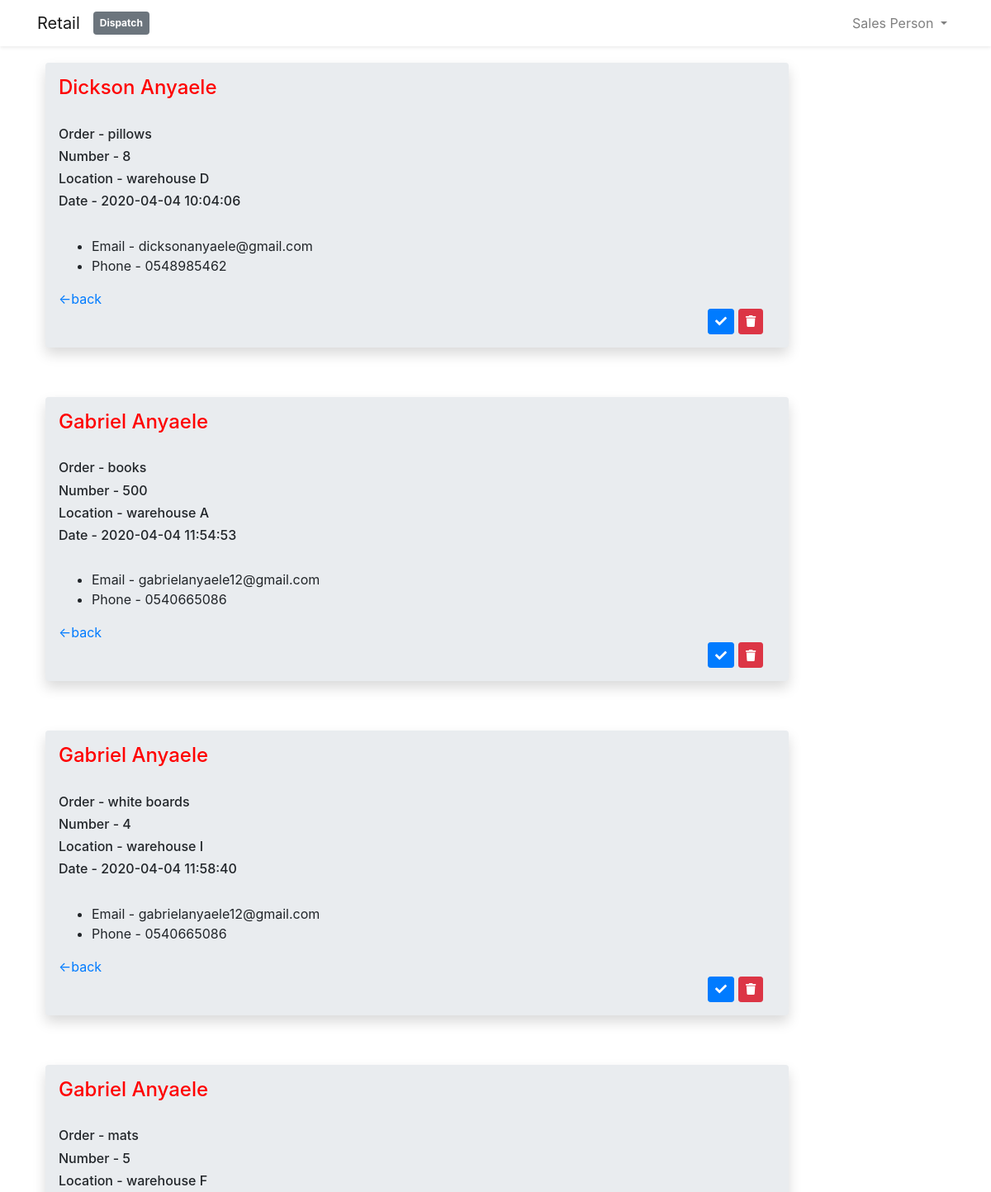
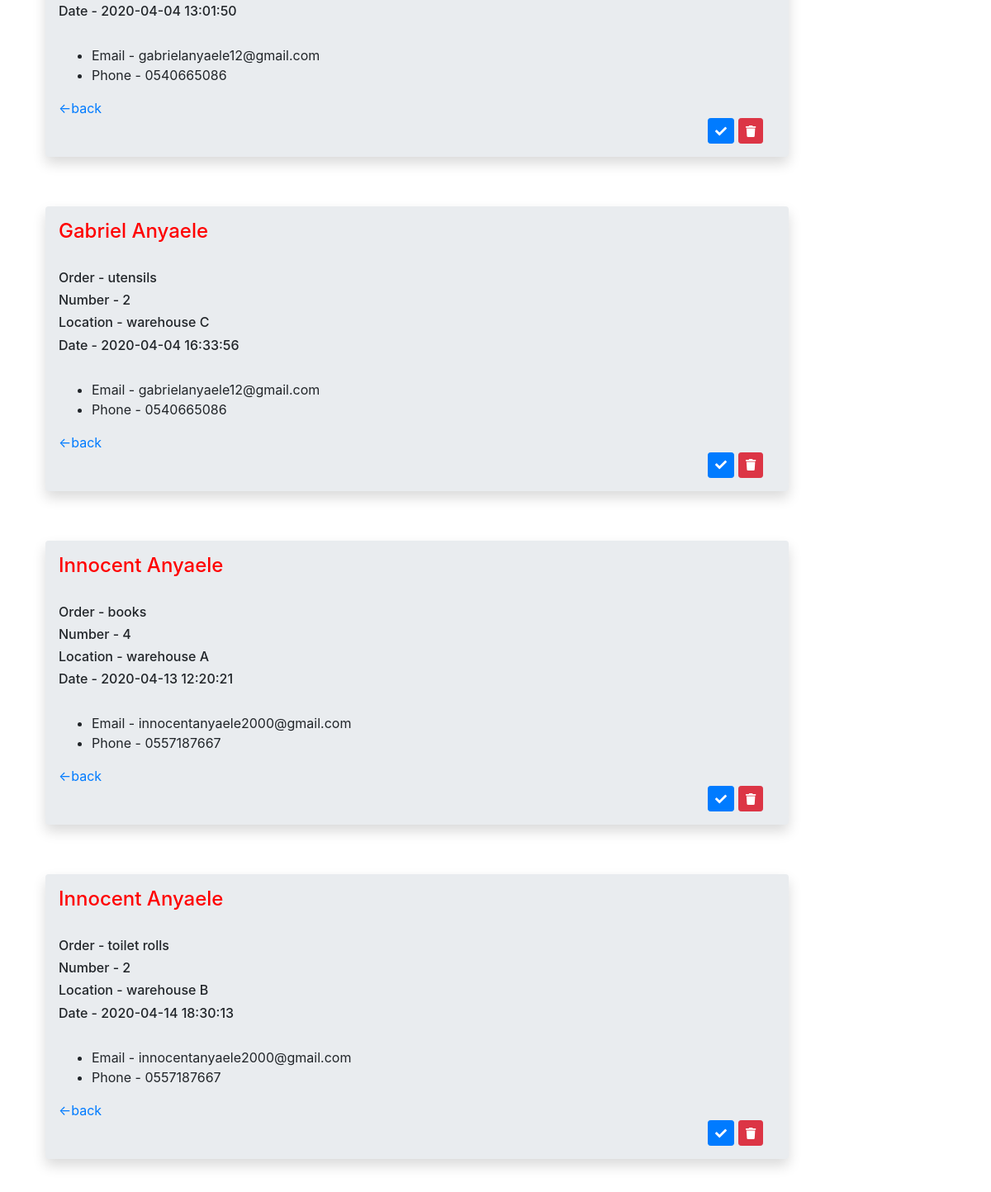
Page /views/dispatch.php (signed in) on the committed database (2 pictures, top to bottom).
### tables this page shows
CREATE TABLE `orders` (
  `order_id` int(11) NOT NULL,
  `customer_id` int(11) NOT NULL,
  `product_id` int(11) NOT NULL,
  `number` int(11) NOT NULL,
  `date` timestamp NOT NULL DEFAULT current_timestamp() ON UPDATE current_timestamp()
);

CREATE TABLE `customer` (
  `customer_id` int(11) NOT NULL,
  `name` text NOT NULL,
  `email` text NOT NULL,
  `phone` text NOT NULL,
  `credit_worthiness` int(11) NOT NULL DEFAULT 0
);

CREATE TABLE `product` (
  `product_id` int(11) NOT NULL,
  `name` text NOT NULL,
  `location` text NOT NULL,
  `stock` int(11) NOT NULL,
  `date` timestamp NOT NULL DEFAULT current_timestamp() ON UPDATE current_timestamp(),
  `number_of_orders` int(11) NOT NULL DEFAULT 0,
  `description` text NOT NULL
);

### views/dispatch.php (the view, shortened to what this page needs)
<?php
$process = "Dispatch";
include ('../includes/tags.php');
include ('../includes/nav.php');
?>
<body>
<div class="container">
<?php
include ('../includes/conn.php');
$order = mysqli_query($conn,("SELECT customer.name AS customername, customer.customer_id AS customerid, customer.email AS customeremail, customer.phone AS customerphone, product.name AS productname, product.location AS productlocation, product.product_id AS productid, orders.number AS ordernumber, orders.order_id AS orderid,  orders.date AS orderdate FROM customer, product, orders WHERE orders.customer_id = customer.customer_id AND orders.product_id = product.product_id ORDER BY orders.date ASC"));
while ($row = mysqli_fetch_assoc($order)){
?>
<div class="jumbotron text-left shadow p-3 mb-3 rounded" style="margin-top: 20px; margin-left:10px; width: 900px;">
    <h4 style="color: red;"><?php echo $row['customername'];  ?></h4><br>
    <h6>Order -  <?php echo $row['productname'];  ?></h6>
    <h6>Number -  <?php echo $row['ordernumber'];  ?></h6>
    <h6>Location - <?php echo $row['productlocation']; ?></h6>
    <h6>Date -  <?php echo $row['orderdate'];  ?></h6><br>
    <ul>
        <li>   Email - <?php echo $row['customeremail']; ?> </li>
        <li> Phone - <?php echo $row['customerphone']; ?> </li>
    </ul>
<a style="margin-right: 1-px;" href="admin.php"><-back</a>
<div class="container text-right">
<a href="../pages/completeorder.php?orderid=<?php echo $row['orderid']; ?>&customerid=<?php echo $row['customerid']; ?>&productid=<?php echo $row['productid'] ?>&ordernumber=<?php echo $row['ordernumber'] ?>" class="btn btn-sm btn-primary"><i class="fas fa-check"></i></a>
<a href="../pages/deleteorder.php?orderid=<?php echo $row['orderid']; ?>&ordernumber=<?php echo $row['ordernumber'] ?>&productid=<?php echo $row['productid'] ?>" class="btn btn-sm btn-danger"><i class="fas fa-trash"></i></a>
</div>
</div> <button class="btn btn-"></button>
<?php
}
?>
</div>
</body>
</html>

### includes/tags.php (shortened to what this page needs)
<!DOCTYPE html>
<html lang="en">
<head>
    <link rel="stylesheet" type="text/css" href="https://cdnjs.cloudflare.com/ajax/libs/twitter-bootstrap/4.4.0/css/bootstrap.min.css">
    <link rel="stylesheet" type="text/css" href="https://cdnjs.cloudflare.com/ajax/libs/font-awesome/5.13.0/css/all.min.css">
</head>

### includes/nav.php (shortened to what this page needs)
<?php
if (isset($_SESSION['position'])){
    $position = $_SESSION['position'];
}
?>
<nav class="navbar navbar-expand-md navbar-light bg-white shadow-sm">
            <div class="container">
                <a class="navbar-brand" href="../views/admin.php">
                  <?php echo 'Retail '; ?>
                </a>
                <span class="navbar-brand badge badge-secondary p-2 text-white">
                    <?php echo $process; ?>
                </span>
                <div class="collapse navbar-collapse" id="navbarSupportedContent">
                    <ul class="navbar-nav ml-auto">
                            <li class="nav-item dropdown">
                                <a id="navbarDropdown" class="nav-link dropdown-toggle" href="#" role="button" data-toggle="dropdown" aria-haspopup="true" aria-expanded="false" v-pre>
                                    <?php echo $position; ?> <span class="caret"></span>
                                </a>
                            </li>
                    </ul>
                </div>
            </div>
        </nav>

### rows in the picture
orders: customer.name "Dickson Anyaele", product.name "pillows", number "8", product.location "warehouse D", date "2020-04-04 10:04:06", customer.email "dicksonanyaele@gmail.com", customer.phone "0548985462"
orders: customer.name "Gabriel Anyaele", product.name "books", number "500", product.location "warehouse A", date "2020-04-04 11:54:53", customer.email "gabrielanyaele12@gmail.com", customer.phone "0540665086"
orders: customer.name "Gabriel Anyaele", product.name "white boards", number "4", product.location "warehouse I", date "2020-04-04 11:58:40", customer.email "gabrielanyaele12@gmail.com", customer.phone "0540665086"
orders: customer.name "Gabriel Anyaele", product.name "mats", number "5", product.location "warehouse F", date "2020-04-04 13:01:50", customer.email "gabrielanyaele12@gmail.com", customer.phone "0540665086"
orders: customer.name "Gabriel Anyaele", product.name "utensils", number "2", product.location "warehouse C", date "2020-04-04 16:33:56", customer.email "gabrielanyaele12@gmail.com", customer.phone "0540665086"
orders: customer.name "Innocent Anyaele", product.name "books", number "4", product.location "warehouse A", date "2020-04-13 12:20:21", customer.email "innocentanyaele2000@gmail.com", customer.phone "0557187667"
orders: customer.name "Innocent Anyaele", product.name "toilet rolls", number "2", product.location "warehouse B", date "2020-04-14 18:30:13", customer.email "innocentanyaele2000@gmail.com", customer.phone "0557187667"

### other values in the picture
$process "Dispatch"
$position "Sales Person"
